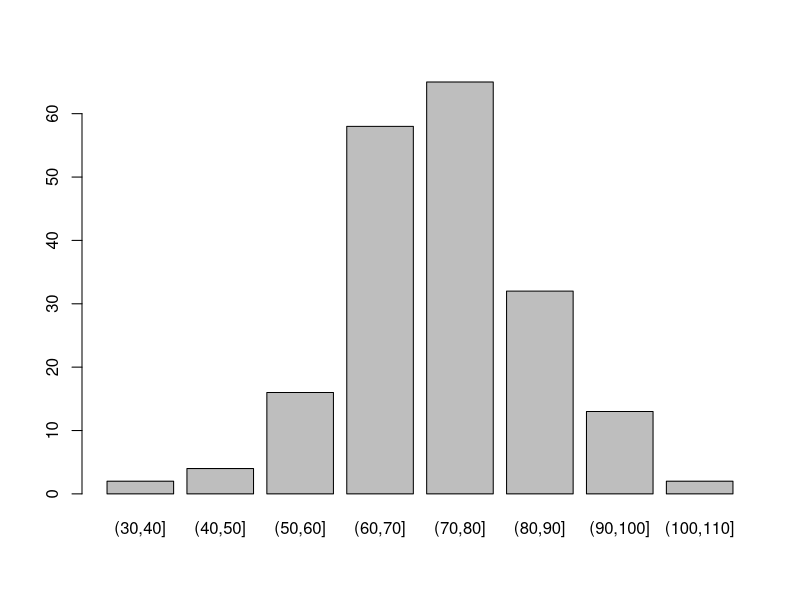
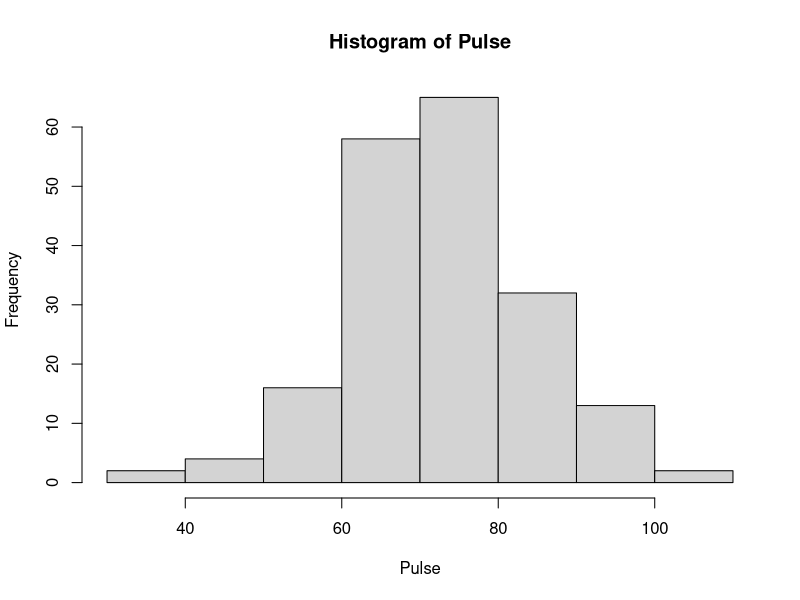
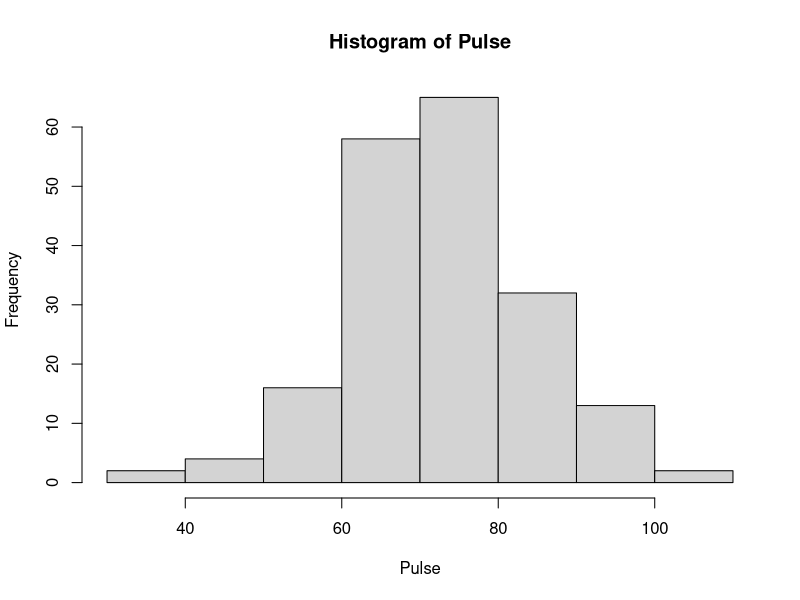
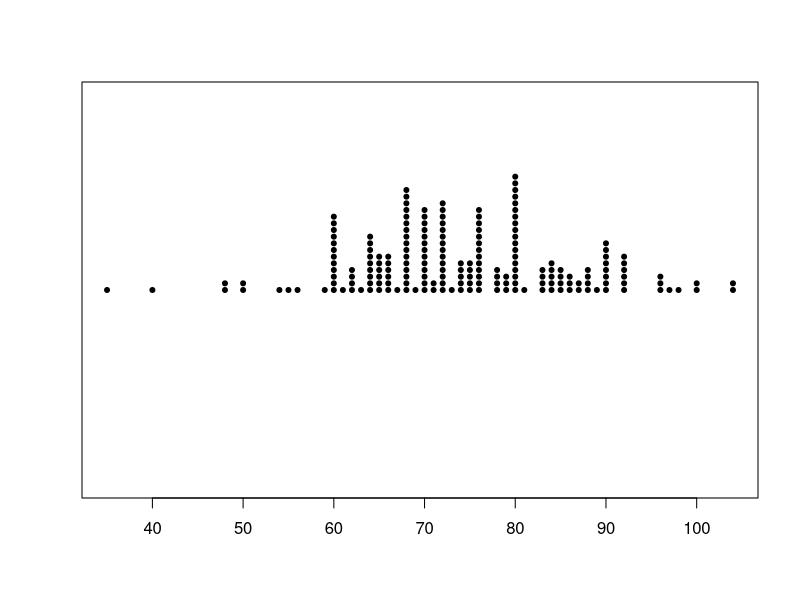
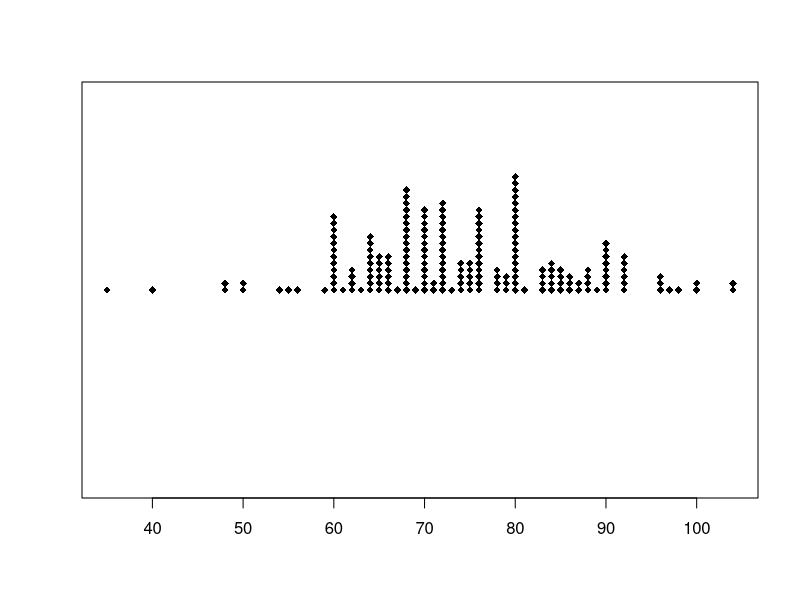
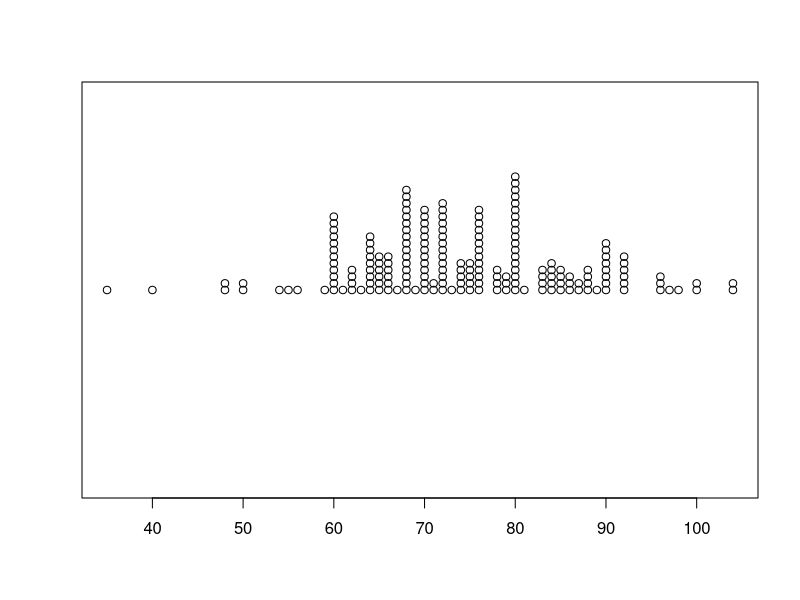
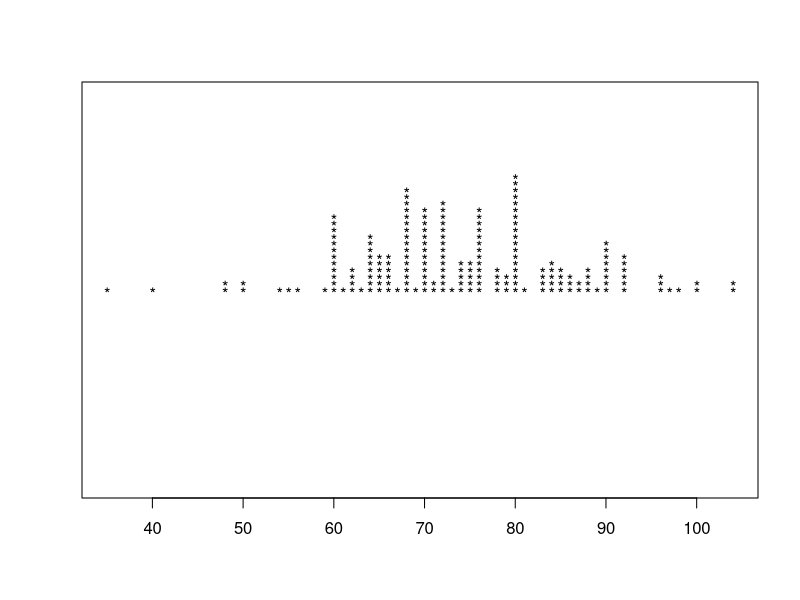

Generate these figures, in order, with R:
# 49
library(MASS)
attach(survey)

table(Pulse)

pulse.interval <- cut(Pulse, breaks = seq(30, 110, 10))
# pulse.interval

table(pulse.interval)

# graphic
barplot(table(pulse.interval))

hist(Pulse)
hist(Pulse, breaks = seq(30, 110, 10))

# closest to the first tale is:
stripchart(Pulse, method = "stack", pch = 20)
stripchart(Pulse, method = "stack", pch = 18)
stripchart(Pulse, method = "stack", pch = 1)
stripchart(Pulse, method = "stack", pch = "*")
